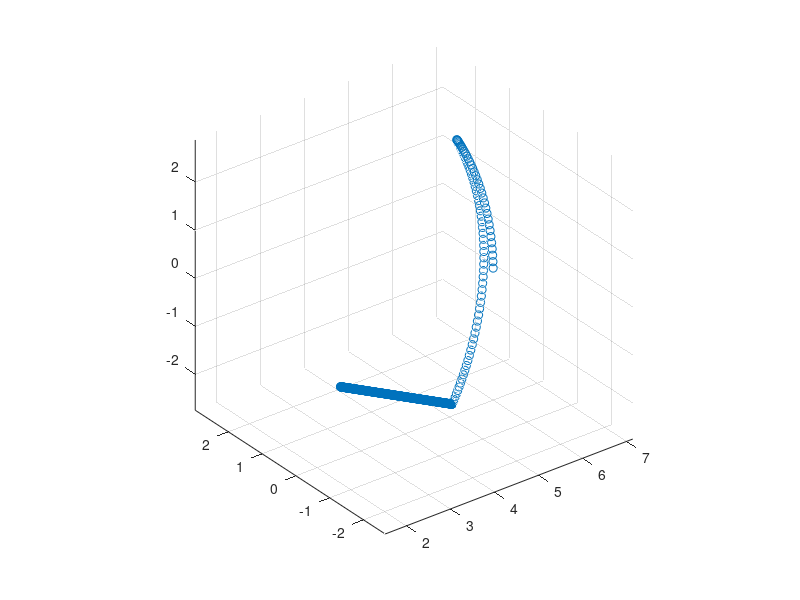

This figure's MATLAB source: (Note: this script raises an error after producing the figure.)
% Runs a circle around a cube

clear
close all
clc


%% Options

% LIDAR
LidarFOVHeight = pi/6; %radians
LidarFOVWidth = pi/4; %radians
LidarArrayWidth = 50;
LidarArrayHeight = 50;
lidarImageRate = 1; %one to create lidar image for every camera image

%circle parameters
R = 6; %radius
Nrev = 10000; %number of images per revolution
inc = .5; %magnitude of oscilations
Revs = .01; %number of revolutions around the cube before starting plunge
Noscil = 70; %number of oscillations per revolution
PlungeDepth = 3; %distance from center when plunge ends

%control if we used compiled code for image generation
useMexForImgGen = false;

%true depth data is massive, run this if you only want to create and save
%it at the target index
targIdx = [1:100]; %set of frames we'd like to run (1-idx, not 0-idx)
targKF = targIdx(1); %the frame where dense depth data for each image pixel will be saved
runTargOnly = false;

%savepath for data
% savepath = 'C:\Users\corey\Documents\SharedFolder\truth';
savepath = 'truth';

%save truth information as csv?
saveAsCsv = true;

% Noise
addRBGNoise = false;
addDepthNoise = true;
MuLidar = 0; %average lidar depth noise
PLidar = .01^2; % lidar depth covariance, m^2
MuRGB = 0; % average RGB noise
PRGB = .01; % RGB noise covariance
GaussBlurFactor = 3;

% Parallel Pool
poolnum = 8; %number of cores used

%% Main

%path for wahba solver
addpath('../matlabScripts/')

%generate trajectory
Nperd = Nrev/(2*pi*R); % number of images per m travelled
Nrev = round(Revs*Nrev);
Nlin = round(PlungeDepth*Nperd);
N = Nlin + Nrev;

theta = linspace(0,2*pi*Revs,Nrev);
phi = inc*sin(Noscil*theta);
x = zeros(3,N);
for ii = 1:Nrev
    x(1,ii) = R*cos(theta(ii))*cos(phi(ii));
    x(2,ii) = R*sin(theta(ii))*cos(phi(ii));
    x(3,ii) = R*sin(phi(ii));
end

%linear portion of trajectory
revEnd = x(:,Nrev);
linEnd = PlungeDepth*revEnd/norm(revEnd);
x(1,Nrev+1:end) = linspace(revEnd(1),linEnd(1),Nlin);
x(2,Nrev+1:end) = linspace(revEnd(2),linEnd(2),Nlin);
x(3,Nrev+1:end) = linspace(revEnd(3),linEnd(3),Nlin);

figure
scatter3(x(1,:),x(2,:),x(3,:))
axis equal

% Create the cube
P = [1; 0; 0];
s = 0.5;
sw = 0.05;
fc = [1 0 0;
    0 1 0;
    0 0 1;
    1 1 0;
    1 0 1;
    0 1 1];

ec = [.1 .1 .1];
C = createCube(P, s, sw, fc, ec);

%create more cubes
P2 = [0; 0; -2];
C2 = createCube(P2, s, sw, fc, ec);

P3 = [1; -1; 0];
C3 = createCube(P3, s, sw, fc, ec);

P4 = [0; 2; .5];
C4 = createCube(P4, s, sw, fc, ec);

P5 = [-1; 0; 0];
C5 = createCube(P5, s, sw, fc, ec);

P6 = [.4; -1; .4];
C6 = createCube(P6, s, sw, fc, ec);

%create an all encompassing rectangular prism
s = [14; 14; 12];
sw = .1;
C7 = createRectangularPrism([0, 0, 0]', s, sw, fc, ec, true);

%more cubes
P8 = [.4; 1; .4];
s = 0.5;
sw = .05;
C8 = createCube(P8, s, sw, fc, ec);

P9 = [-.4; 0; -.4];
C9 = createCube(P9, s, sw, fc, ec);

P10 = [-.4; -1; -.4];
C10 = createCube(P10, s, sw, fc, ec);

P11 = [.2; -1; 2];
C11 = createCube(P11, s, sw, fc, ec);

%cube cell array
CArray = cell(2,1);
CArray{1} = C;
CArray{2} = C2;
CArray{3} = C3;
CArray{4} = C4;
CArray{5} = C5;
CArray{6} = C6;
CArray{7} = C7;
CArray{8} = C8;
CArray{9} = C9;
CArray{10} = C10;
CArray{11} = C11;

% createPixelVectors and camera information
f = 500;
width = 640;
height = 480;
sz = [width, height];
px = width/2;
py = height/2;
K = [f, 0, px;
    0, f, py;
    0, 0, 1];

V = createPixelVectors(K,width,height);

%create pixel assignments for lidar points
%build lidar angle array
LidarYawAngles = linspace(LidarFOVWidth/2,-LidarFOVWidth/2,LidarArrayWidth);  %note intentional sign reversal
LidarPitchAngles = linspace(-LidarFOVHeight/2,LidarFOVHeight/2,LidarArrayHeight);
lidarPixelMatches = zeros(LidarArrayHeight,LidarArrayWidth,2);

%create a calibration output
FID = fopen('lidarCalib.csv','w');
fprintf(FID,'%3i, %3i, \n', LidarArrayWidth, LidarArrayHeight);
for ii = 1:LidarArrayWidth
    fprintf(FID,'%8f, ',LidarYawAngles(ii));
end
fprintf(FID,'\n');
for ii = 1:LidarArrayHeight
    fprintf(FID,'%8f, ',LidarPitchAngles(ii));
end
fclose(FID);

for ii = 1:LidarArrayWidth
    for jj = 1:LidarArrayHeight
        %create vector corresponding to these angles
        r = zeros(3,1);
        r(2) = sin(LidarPitchAngles(jj));
        r13 = cos(LidarPitchAngles(jj));
        r(1) = -r13*sin(LidarYawAngles(ii));
        r(3) = r13*cos(LidarYawAngles(ii));
                
        %map to pixels
        pbar = K*r;
        p = zeros(2,1);
        p(1) = round(pbar(1)/pbar(3));
        p(2) = round(pbar(2)/pbar(3));
        %p(1) = pbar(1)/pbar(3);
        %p(2) = pbar(2)/pbar(3);
        
        lidarPixelMatches(jj,ii,:) = p;
        
    end
end

%putput pixels to make sure everything is correct
figure
hold on
scatter(lidarPixelMatches(1,1,1),lidarPixelMatches(1,1,2))
scatter(lidarPixelMatches(1,end,1),lidarPixelMatches(1,end,2))
scatter(lidarPixelMatches(end,end,1),lidarPixelMatches(end,end,2))
scatter(lidarPixelMatches(end,1,1),lidarPixelMatches(end,1,2))
legend('UL','UR','LR','LL','Location','best')
set(gca, 'YDir','reverse')

%run through and create an image at each point, always pointing towards the
%center
vz = [0; 0; 1];
vx = [1; 0; 0];
vBMat = [vx'; vz'];
aVec = [1; 1];

imgFig = figure;
imgDFig = figure;
lidarFig = figure;

%generate quaternions
qArray = zeros(N,4);
for ii = 1:N
    
        %create the quaternion for this location
    imFoc = [0 0 0]'; %point the image is centered on
    vz_I = imFoc - x(:,ii); %camera z-axis in the inertial frame
    vx_I = [vz_I(2); -vz_I(1); 0]; %camera x-axis in the inertial frame
    
    %normalize vectors
    vx_I = vx_I/norm(vx_I);
    vz_I = vz_I/norm(vz_I);
    
    %create matrix and solve wahbas problem
    vIMat = [vx_I'; vz_I'];
    RBI = wahbaSolver(aVec,vIMat,vBMat);
    q = dcm2quat(RBI);
    qArray(ii,:) = q;
    
end

%control which images are created
if(runTargOnly)
    idxs = targIdx;
else
    idxs = 1:N;
end

%create all the images
imgDArray = zeros(sz(2),sz(1),length(idxs));

% Parallel Pool
p = gcp('nocreate');
if(isempty(p))
    parpool(poolnum)
end

tic

parfor ii = idxs
%     tic
    if(useMexForImgGen)
        imgRGBD = createImage_mex(CArray, x(:,ii), qArray(ii,:)', V, sz, K);
    else
        imgRGBD = createImage(CArray, x(:,ii), qArray(ii,:)', V, sz, K);
    end
        
%     toc
    
    %extract RGB info
    img = imgRGBD(:,:,1:3);
    imgD = imgRGBD(:,:,4);
    imgLidar = createLidarImage(imgD, lidarPixelMatches);
    

    
    %create some noise
    RGBnoise = mvnrnd(MuRGB*ones(sz(1)*sz(2),3), PRGB*eye(3));
    Dnoise = mvnrnd(MuLidar*ones(LidarArrayWidth*LidarArrayHeight,1), PLidar);

    
    if(addRBGNoise)
        %add noise to img
        for jj = 1:sz(1)
            for kk = 1:sz(2)
                
                % linear index
                idx = jj + (kk-1)*sz(1);
                
                %add RBG Noise
                newPixel = squeeze(img(kk,jj,:)) + RGBnoise(idx,:)';
                
                %constrain RBG values
                newPixel(newPixel > 1) = 1;
                newPixel(newPixel < 0) = 0;
                
                %reassign
                img(kk,jj,:) = newPixel;
                
            end
        end
    end

    if(addDepthNoise)
        
        %add noise to imgLidar
        for jj = 1:LidarArrayWidth
            for kk = 1:LidarArrayHeight
                
                %linear index
                idx = jj + (kk-1)*LidarArrayWidth;
                
                %depth noise
                imgLidar(kk,jj) = imgLidar(kk,jj) + Dnoise(idx);
                
            end
        end
        
    end

    %apply gaussian blur to image
    imgFilt = imgaussfilt(img,GaussBlurFactor);
    
    %save Depth
%     if(ii == targKF)
    imgDArray(:,:,ii) = imgD;
%     end
    
    %display images
    % imgFilt = img;
    % imshow(img);
    
    % figure(imgFig);
    % imshow(imgFilt);
    
    % figure(imgDFig)
    % s = surf(imgD);
    % s.EdgeColor = 'interp';
    % view([0 0 -1])
    
    % figure(lidarFig)
    % s = surf(imgLidar);
    % s.EdgeColor = 'interp';
    % view([0 0 -1])
    
    imwrite(imgFilt,strcat('images/cubeCircling',num2str(ii,'%04i'),'.jpg'))
    dlmwrite(strcat('lidarImages/cubeCircling',num2str(ii,'%04i'),'.csv'),imgLidar,...
        'precision','%.4f')
    
    disp('Percent Complete:')
    disp(ii/length(idxs)*100)
    
end
toc

%write out truth data
if(~saveAsCsv)
    truth.CArray = CArray;
    truth.traj = x;
    truth.quat = qArray;
%     truth.depth = imgDArray;
    truth.K = K;
    truth.lidarPixelMatches = lidarPixelMatches;
    save(strcat(savepath,'slamSIM_truth.mat'),...
        'truth','-v7.3');
else
    csvwrite(strcat(savepath,'/truthTraj.csv'), x');
    csvwrite(strcat(savepath,'/truthQuat.csv'), qArray);
    csvwrite(strcat(savepath,'/truthK.csv'), K);
    csvwrite(strcat(savepath,'/truthLidarPixelMatchesX.csv'), lidarPixelMatches(:,:,1));
    csvwrite(strcat(savepath,'/truthLidarPixelMatchesY.csv'), lidarPixelMatches(:,:,2));
    
    %SAVING TRUTH DEPTH IN ZERO INDEX FILE NAME
    for ii = idxs
        fname = strcat(savepath,'/truthDepth',string(ii-1),'.csv');
        csvwrite(fname, imgDArray(:,:,ii == idxs));
        
    end
end
    
